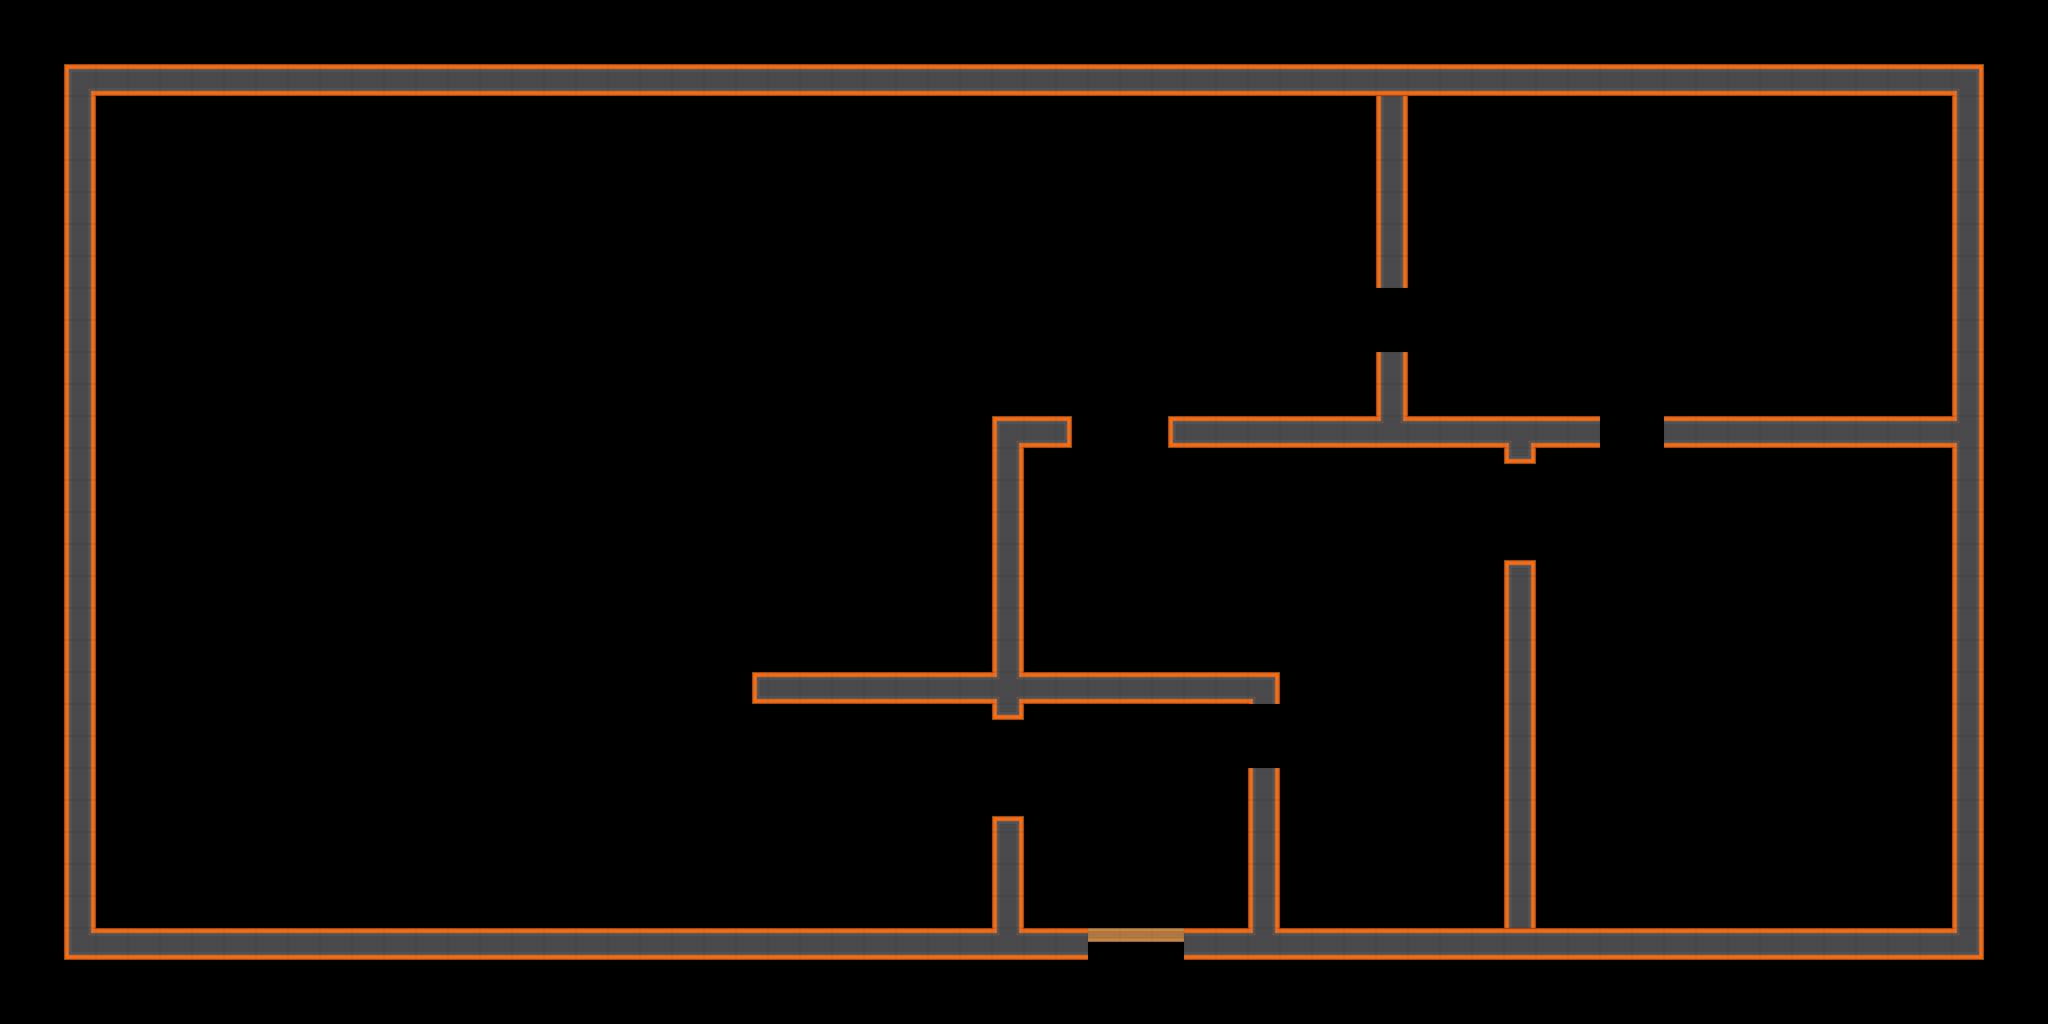

The image is a tile-based game level rendered from a .tmx file. Its description and source (layers, tilesets, objects; grid data summarised) follow:
An orthogonal 64x32 tile map with 32x32 px tiles, 1 tile layer (walls), 3 hidden layers not drawn and 63 objects.

<map version="1.0" orientation="orthogonal" renderorder="right-down" width="64" height="32" tilewidth="32" tileheight="32" nextobjectid="154">
 <tileset firstgid="1" name="topdown" tilewidth="32" tileheight="32" spacing="5" tilecount="540" columns="27">
  <image source="topdown.png" width="994" height="735" />
 </tileset>
 <layer name="floor" width="64" height="32" visible="0">
  <data>[2048 cells, 1551 non-empty, 6 distinct tile ids]</data>
 </layer>
 <layer name="bgassets" width="64" height="32" visible="0">
  <data>[2048 cells, 8 non-empty, 8 distinct tile ids]</data>
 </layer>
 <layer name="walls" width="64" height="32">
  <data>[2048 cells, 253 non-empty, 15 distinct tile ids]</data>
 </layer>
 <layer name="foregroundassets" width="64" height="32" visible="0">
  <data>[2048 cells, 4 non-empty, 4 distinct tile ids]</data>
 </layer>
 <objectgroup name="testobjects" visible="0">
  <object id="108" gid="459" x="1756" y="802" width="32" height="32" />
  <object id="109" gid="459" x="1692" y="684" width="32" height="32" />
  <object id="110" gid="459" x="1672" y="820" width="32" height="32" />
  <object id="111" gid="459" x="1740" y="726" width="32" height="32" />
  <object id="112" gid="459" x="1628" y="750" width="32" height="32" />
  <object id="113" gid="459" x="1606" y="826" width="32" height="32" />
  <object id="114" gid="459" x="1612" y="886" width="32" height="32" />
  <object id="117" gid="459" x="1660" y="902" width="32" height="32" />
  <object id="118" gid="459" x="1706" y="894" width="32" height="32" />
  <object id="119" gid="459" x="1748" y="890" width="32" height="32" />
  <object id="120" gid="459" x="1714" y="834" width="32" height="32" />
  <object id="121" gid="459" x="1830" y="830" width="32" height="32" />
  <object id="122" gid="459" x="1834" y="736" width="32" height="32" />
  <object id="123" gid="459" x="1782" y="748" width="32" height="32" />
  <object id="124" gid="459" x="1878" y="798" width="32" height="32" />
  <object id="125" gid="459" x="1896" y="876" width="32" height="32" />
  <object id="126" gid="459" x="1816" y="896" width="32" height="32" />
  <object id="127" gid="459" x="1906" y="688" width="32" height="32" />
  <object id="128" gid="459" x="1810" y="662" width="32" height="32" />
  <object id="129" gid="486" x="1696" y="772" width="32" height="32" />
  <object id="130" gid="486" x="1788" y="844" width="32" height="32" />
  <object id="131" gid="486" x="1562" y="900" width="32" height="32" />
  <object id="132" gid="512" x="1908" y="912" width="32" height="32" />
  <object id="133" gid="512" x="1896" y="912" width="32" height="32" />
  <object id="134" gid="512" x="1874" y="912" width="32" height="32" />
  <object id="135" gid="512" x="1866" y="914" width="32" height="32" />
  <object id="136" gid="512" x="1860" y="916" width="32" height="32" />
  <object id="137" gid="512" x="1838" y="930" width="32" height="32" />
  <object id="138" gid="512" x="1804" y="926" width="32" height="32" />
  <object id="139" gid="512" x="1792" y="928" width="32" height="32" />
  <object id="140" gid="512" x="1782" y="928" width="32" height="32" />
  <object id="141" gid="512" x="1746" y="928" width="32" height="32" />
  <object id="142" gid="512" x="1742" y="922" width="32" height="32" />
  <object id="143" gid="512" x="1704" y="924" width="32" height="32" />
  <object id="144" gid="485" x="332" y="150" width="32" height="32" />
  <object id="149" gid="485" x="382" y="576" width="32" height="32" />
  <object id="150" gid="485" x="536" y="586" width="32" height="32" />
  <object id="151" gid="485" x="766" y="566" width="32" height="32" />
  <object id="152" gid="485" x="1452" y="900" width="32" height="32" />
  <object id="153" gid="485" x="1288" y="916" width="32" height="32" />
 </objectgroup>
 <objectgroup name="caracter" visible="0">
  <object id="72" gid="485" x="1366.63" y="125.874" width="32" height="32" rotation="-135.319" />
  <object id="73" gid="485" x="780.773" y="753.598" width="32" height="32" rotation="98.716" />
  <object id="74" gid="485" x="1047.39" y="447.415" width="32" height="32" rotation="-221.488" />
  <object id="75" gid="485" x="1929.44" y="493.039" width="32" height="32" rotation="-107.715" />
  <object id="76" gid="485" x="1387.11" y="911.455" width="32" height="32" rotation="-14.2933" />
  <object id="77" gid="485" x="144.584" y="507.692" width="32" height="32" rotation="21.4927" />
  <object id="78" gid="485" x="181.418" y="418.842" width="32" height="32" rotation="-184.313" />
  <object id="79" gid="485" x="136.785" y="100.304" width="32" height="32" rotation="-216.225" />
  <object id="84" gid="458" x="1155.41" y="897.213" width="32" height="32" rotation="-40.1355" />
  <object id="92" gid="485" x="114" y="928" width="32" height="32" />
  <object id="93" gid="485" x="192" y="922" width="32" height="32" />
  <object id="94" gid="485" x="272" y="922" width="32" height="32" />
  <object id="95" gid="485" x="368" y="928" width="32" height="32" />
  <object id="96" gid="485" x="484" y="918" width="32" height="32" />
  <object id="97" gid="485" x="572" y="910" width="32" height="32" />
  <object id="98" gid="485" x="652" y="922" width="32" height="32" />
  <object id="99" gid="485" x="718" y="918" width="32" height="32" />
  <object id="102" gid="485" x="1406" y="408" width="32" height="32" />
  <object id="103" gid="485" x="1482" y="412" width="32" height="32" />
  <object id="104" gid="485" x="1552" y="404" width="32" height="32" />
  <object id="105" gid="485" x="1772" y="410" width="32" height="32" />
  <object id="106" gid="485" x="1884" y="412" width="32" height="32" />
  <object id="107" gid="485" x="1686" y="396" width="32" height="32" />
 </objectgroup>
</map>
